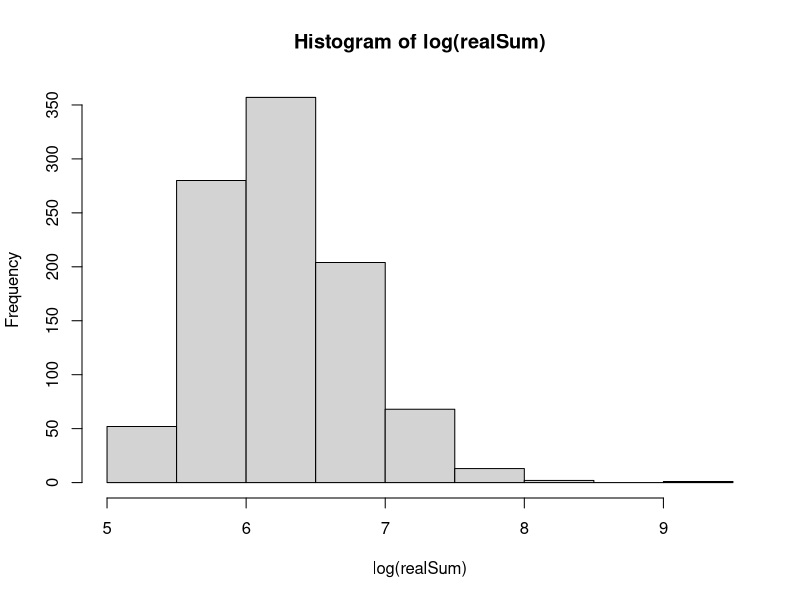
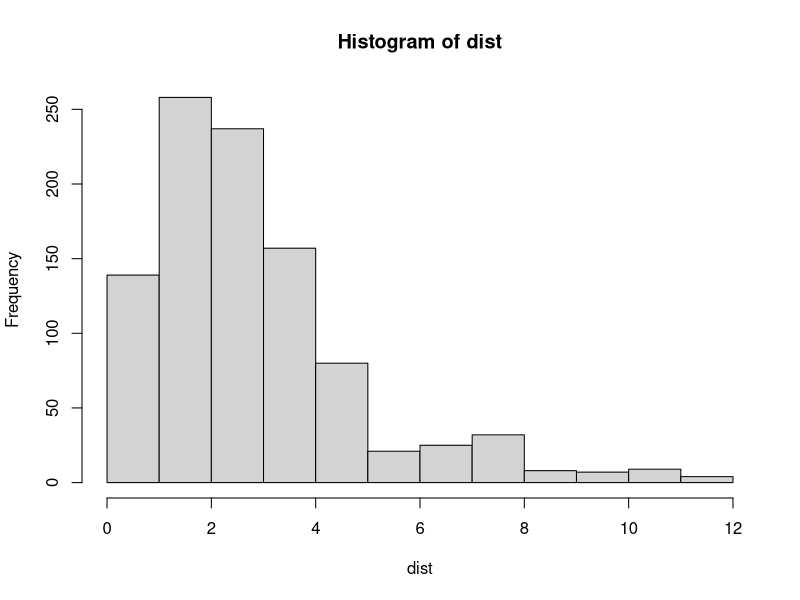
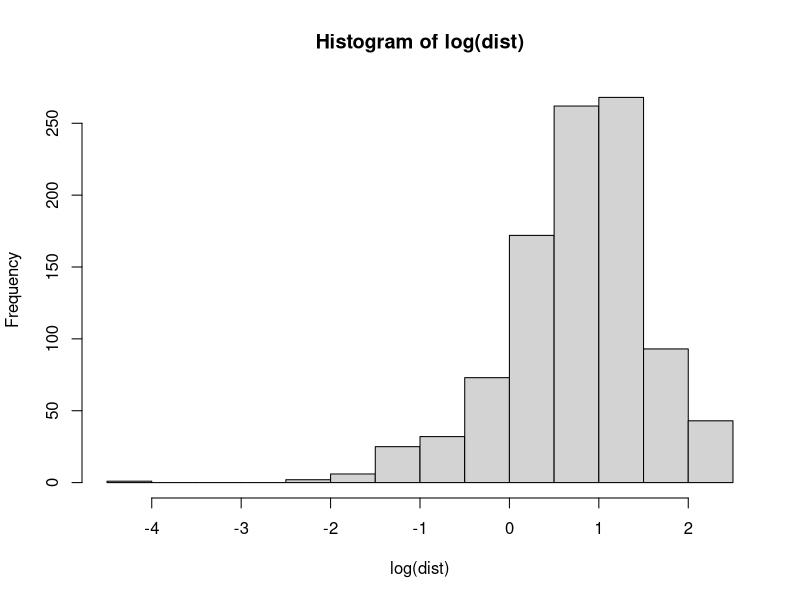
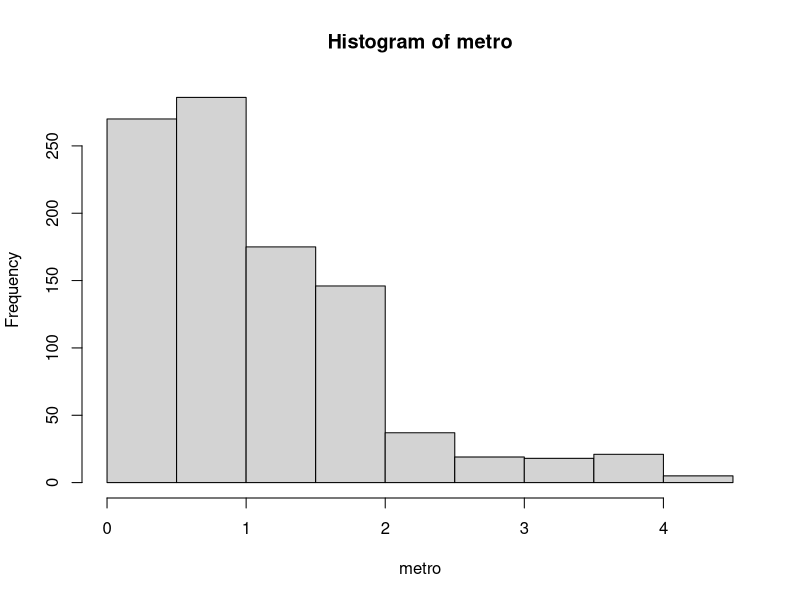
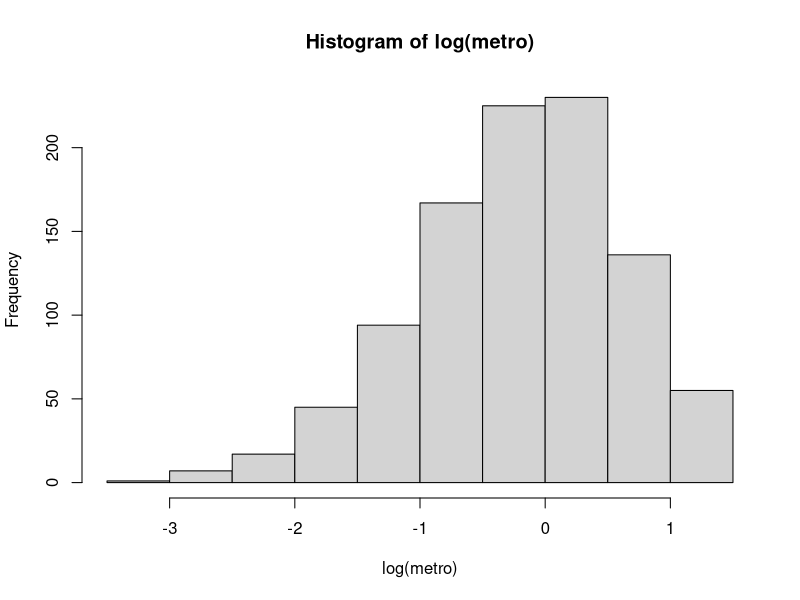
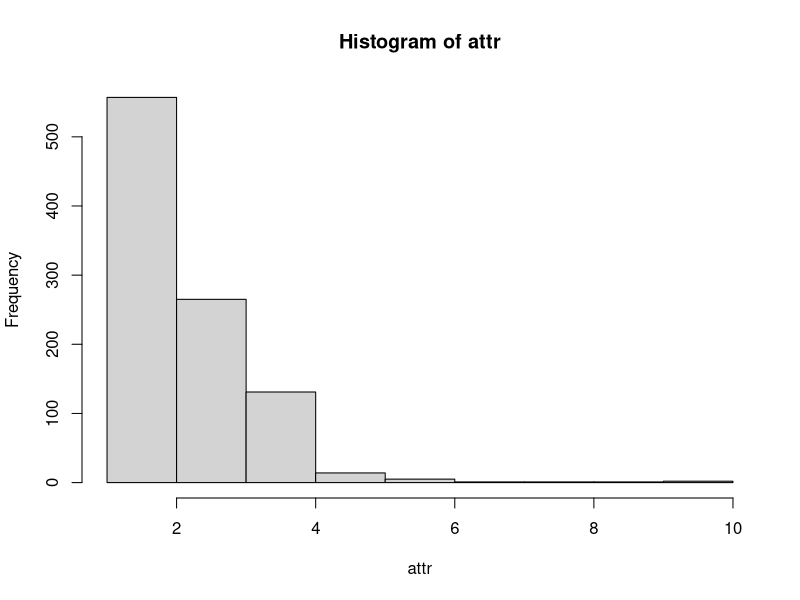
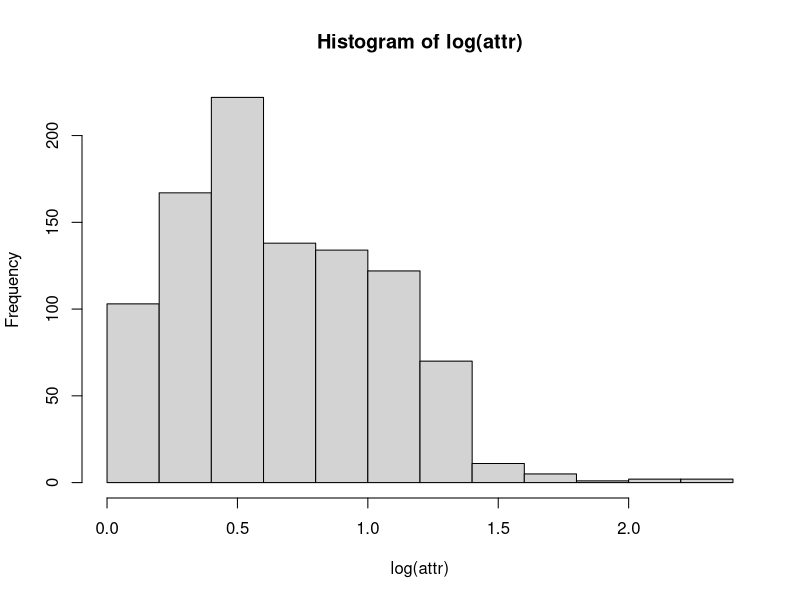
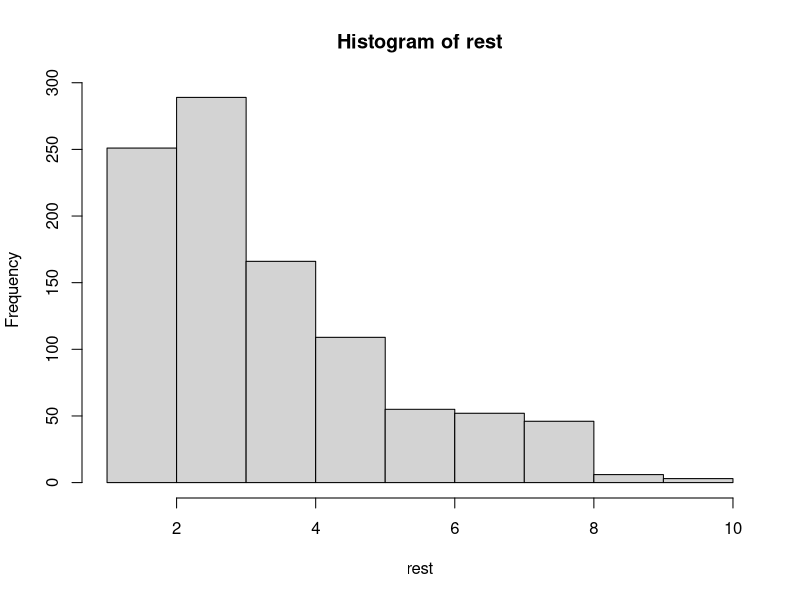

Write R code to recreate these figures, in order.
# 1) Gegevens inlezen en manipuleren 

airbnb <- read.csv2("airbnb.csv", sep="", stringsAsFactors=TRUE)
range_attr  = max(airbnb$attr)-min(airbnb$attr)
range_rest  = max(airbnb$rest)-min(airbnb$rest)
airbnb$attr = 1 + 9*((airbnb$attr - min(airbnb$attr)) / range_attr)
airbnb$rest = 1 + 9*((airbnb$rest - min(airbnb$rest)) / range_rest)
airbnb$lat  = NULL
airbnb$lng  = NULL
airbnb$room = factor(airbnb$room, levels = c(1,2,3), labels = c("volledige woning","afzonderlijke kamer", "gedeelde kamer"))
airbnb$host = factor(airbnb$host, levels = c(0,1,2), labels = c("enige beschikbare woning", "2 tot 4 beschikbare woningen", "meer dan 4 beschikbare woningen"))

attach(airbnb)

# 2) Gegevens verkennnen

###histogram plotten met daarboven een expliciete normale, lognormale en exponentiele verdeling erbij

summary(airbnb)
hist(log(realSum))
     #de 1e 4 zijn voor jasper, de laatste 3 voor Dieter
#2b) 5 tem 8
##5: Kwantitatief en continue variabele (positief)
hist(dist) #duidelijk rechtscheef 
hist(log(dist))#duidelijk linksscheef
summary(dist) #er zijn niet meteen uitschieters, behalve na de logtransf is er een lage waarde
range(dist)
range(dist)[2]-range(dist)[1]
cov(realSum, dist) #sterk omgekeerd evenredig verband; (kleine afstand = hoge prijs)
##6: Kwantitatief en continue variabele (positief)
hist(metro)#rechtsscheef met meeste gegevens links (kleine afstand)
hist(log(metro))#lijkt een beetje normaal, maar heeft toch een kleine linkerstaart
summary(metro)
range(metro)     
range(metro)[2]-range(metro)[1] #minder spreiding dan dist
cov(realSum, metro)#een kleinere afstand zal een hogere prijs met zich meetrekken, maar minder erg dan bij dist
##7 kwantitatief en continue variabele ( positief en tussen 1 en 10)
hist(attr)#zeer rechtsscheef
hist(log(attr))#minder rechtsscheef, maar nog steeds niet normaal
summary(attr)
range(attr)
range(attr)[2]- range(attr)[1]    #de attr ligt per constructie tussen 1 en 10
cov(realSum, attr) #hoe hoger de attr score, hoe hoger de prijs
#8 kwantitatieve en continue variabele (positief en tussen 1 en 10)
hist(rest)#rechtsscheef
hist(log(rest))#symmetrisch met zware staarten
summary(rest)
range(rest)
range(rest)[2]- range(rest)[1]    #de rest ligt per constructie tussen 1 en 10
cov(realSum, rest) #er is duidelijk een positieve samenhang tussen de prijs en de restaurantscore

